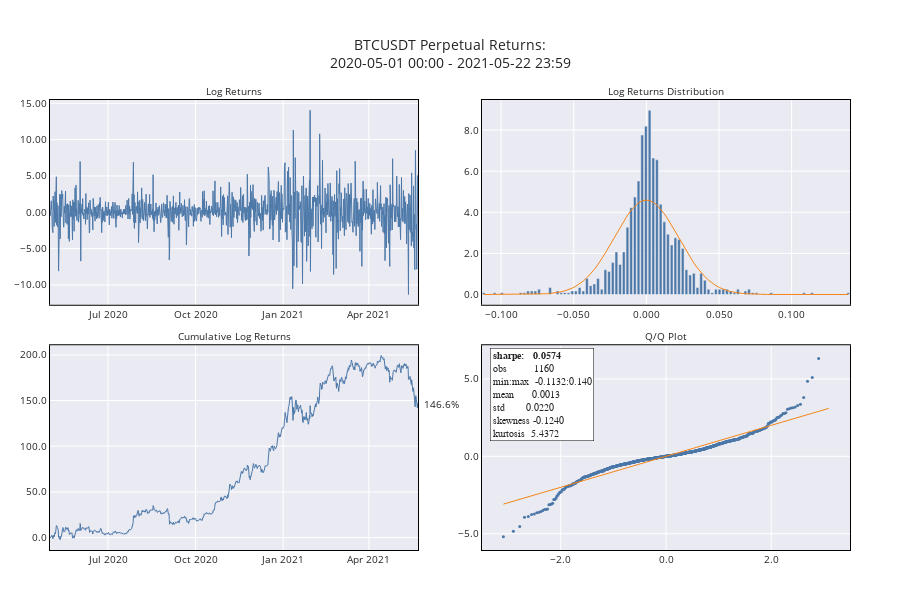

The code cell stored with this chart in its notebook:
### Code cell
fig = utils.make_returns_chart(df_perpetual, title="BTCUSDT Perpetual")
fig.show()

### Figure 1 — Plotly figure (JSON) as saved in the notebook; plotly's stock layout.template omitted (floating-point values rounded to 4 significant figures; data arrays with more than 128 entries replaced by an {"elided": "..."} marker saying what was removed)
{"data": [{"line": {"color": "#4C78A8", "width": 1}, "name": "return", "type": "scatter", "x": {"elided": "1161 str values"}, "xaxis": "x", "y": {"elided": "1161 float values"}, "yaxis": "y"}, {"line": {"color": "#4C78A8", "width": 1}, "name": "cum. return", "type": "scatter", "x": {"elided": "1161 str values"}, "xaxis": "x3", "y": {"elided": "1161 float values"}, "yaxis": "y3"}, {"marker": {"color": "#4C78A8"}, "name": "pct. of returns", "type": "bar", "x": [-0.112, -0.1095, -0.107, -0.1045, -0.102, -0.0995, -0.09675, -0.0942, -0.09165, -0.0891, -0.08655, -0.08405, -0.0815, -0.07895, -0.07645, -0.0739, -0.07135, -0.06885, -0.0663, -0.06375, -0.0612, -0.05865, -0.05615, -0.0536, -0.05105, -0.04855, -0.046, -0.04345, -0.04095, -0.0384, -0.03585, -0.0333, -0.03075, -0.02825, -0.0257, -0.02315, -0.02065, -0.0181, -0.01555, -0.01305, -0.01051, -0.007955, -0.00542, -0.00288, -0.000344, 0.002191, 0.004725, 0.00726, 0.009815, 0.01235, 0.01485, 0.0174, 0.01995, 0.02245, 0.025, 0.02755, 0.0301, 0.03265, 0.03515, 0.0377, 0.04025, 0.04275, 0.0453, 0.04785, 0.05035, 0.0529, 0.05545, 0.058, 0.06055, 0.06305, 0.0656, 0.06815, 0.07065, 0.0732, 0.07575, 0.07825, 0.0808, 0.08335, 0.0859, 0.08845, 0.09095, 0.0935, 0.09605, 0.09855, 0.1009, 0.1035, 0.106, 0.1085, 0.1115, 0.114, 0.1165, 0.119, 0.1215, 0.124, 0.1265, 0.129, 0.1315, 0.134, 0.1365, 0.139], "xaxis": "x2", "y": [0.08621, 0, 0, 0.08621, 0, 0.08621, 0, 0, 0, 0, 0.08621, 0.08621, 0.1724, 0.1724, 0.1724, 0.2586, 0, 0, 0.3448, 0, 0.1724, 0.08621, 0.08621, 0.08621, 0.1724, 0.1724, 0.3448, 0.1724, 0.7759, 0.431, 0.5172, 0.7759, 0.2586, 1.207, 1.121, 1.552, 2.069, 1.466, 2.069, 3.276, 4.224, 4.741, 5.517, 7.759, 8.19, 8.966, 6.638, 6.552, 4.397, 3.534, 2.931, 2.414, 2.759, 2.672, 2.241, 1.207, 0.9483, 1.034, 0.3448, 1.034, 0.6897, 0.2586, 0.08621, 0.2586, 0.2586, 0.2586, 0.2586, 0.1724, 0.08621, 0.2586, 0, 0.1724, 0.2586, 0.08621, 0.08621, 0, 0, 0, 0.08621, 0, 0, 0, 0, 0, 0, 0, 0, 0.08621, 0, 0.08621, 0, 0, 0, 0, 0, 0, 0, 0, 0, 0.08621], "yaxis": "y2"}, {"line": {"color": "#F58518", "width": 1}, "name": "normal", "type": "scatter", "x": [-0.112, -0.1095, -0.107, -0.1045, -0.102, -0.0995, -0.09675, -0.0942, -0.09165, -0.0891, -0.08655, -0.08405, -0.0815, -0.07895, -0.07645, -0.0739, -0.07135, -0.06885, -0.0663, -0.06375, -0.0612, -0.05865, -0.05615, -0.0536, -0.05105, -0.04855, -0.046, -0.04345, -0.04095, -0.0384, -0.03585, -0.0333, -0.03075, -0.02825, -0.0257, -0.02315, -0.02065, -0.0181, -0.01555, -0.01305, -0.01051, -0.007955, -0.00542, -0.00288, -0.000344, 0.002191, 0.004725, 0.00726, 0.009815, 0.01235, 0.01485, 0.0174, 0.01995, 0.02245, 0.025, 0.02755, 0.0301, 0.03265, 0.03515, 0.0377, 0.04025, 0.04275, 0.0453, 0.04785, 0.05035, 0.0529, 0.05545, 0.058, 0.06055, 0.06305, 0.0656, 0.06815, 0.07065, 0.0732, 0.07575, 0.07825, 0.0808, 0.08335, 0.0859, 0.08845, 0.09095, 0.0935, 0.09605, 0.09855, 0.1009, 0.1035, 0.106, 0.1085, 0.1115, 0.114, 0.1165, 0.119, 0.1215, 0.124, 0.1265, 0.129, 0.1315, 0.134, 0.1365, 0.139], "xaxis": "x2", "y": [1.055e-05, 2.092e-05, 3.268e-05, 6.284e-05, 9.618e-05, 0.0001793, 0.0002971, 0.0004954, 0.0007994, 0.001297, 0.002039, 0.003165, 0.00493, 0.007453, 0.01112, 0.01664, 0.02418, 0.0347, 0.04983, 0.06966, 0.09734, 0.1325, 0.1781, 0.239, 0.3129, 0.4044, 0.521, 0.6559, 0.8152, 1.008, 1.221, 1.469, 1.732, 2.017, 2.33, 2.642, 2.958, 3.281, 3.578, 3.852, 4.101, 4.303, 4.456, 4.554, 4.592, 4.57, 4.488, 4.349, 4.157, 3.926, 3.661, 3.358, 3.049, 2.734, 2.408, 2.103, 1.802, 1.533, 1.287, 1.059, 0.8664, 0.6997, 0.5526, 0.4347, 0.3376, 0.256, 0.1937, 0.1429, 0.1053, 0.0766, 0.05427, 0.03845, 0.0269, 0.01829, 0.01247, 0.008384, 0.005476, 0.003588, 0.00228, 0.001455, 0.0009167, 0.0005593, 0.0003432, 0.0002079, 0.0001324, 7.036e-05, 4.57e-05, 2.355e-05, 1.192e-05, 7.488e-06, 3.673e-06, 2.261e-06, 1.075e-06, 6.484e-07, 2.99e-07, 1.766e-07, 7.897e-08, 4.57e-08, 1.981e-08, 1.123e-08], "yaxis": "y2"}, {"marker": {"color": "#4C78A8", "size": 3}, "mode": "markers", "name": "return norm.", "type": "scatter", "x": {"elided": "1161 float values"}, "xaxis": "x4", "y": {"elided": "1161 float values"}, "yaxis": "y4"}, {"line": {"color": "#F58518", "width": 1}, "name": "norm.", "type": "scatter", "x": {"elided": "1161 float values"}, "xaxis": "x4", "y": {"elided": "1161 float values"}, "yaxis": "y4"}], "layout": {"annotations": [{"font": {"size": 10}, "showarrow": false, "text": "Log Returns", "x": 0.23, "xanchor": "center", "xref": "paper", "y": 1, "yanchor": "bottom", "yref": "paper"}, {"font": {"size": 10}, "showarrow": false, "text": "Log Returns Distribution", "x": 0.77, "xanchor": "center", "xref": "paper", "y": 1, "yanchor": "bottom", "yref": "paper"}, {"font": {"size": 10}, "showarrow": false, "text": "Cumulative Log Returns", "x": 0.23, "xanchor": "center", "xref": "paper", "y": 0.455, "yanchor": "bottom", "yref": "paper"}, {"font": {"size": 10}, "showarrow": false, "text": "Q/Q Plot", "x": 0.77, "xanchor": "center", "xref": "paper", "y": 0.455, "yanchor": "bottom", "yref": "paper"}, {"align": "left", "font": {"size": 10}, "showarrow": false, "text": "146.6%", "x": 0.465, "xanchor": "left", "xref": "paper", "y": 146.6, "yref": "y3"}, {"align": "left", "bgcolor": "white", "bordercolor": "black", "borderpad": 2, "borderwidth": 0.5, "font": {"family": "Courier New, monospace", "size": 10}, "showarrow": false, "text": "<b>sharpe:   0.0574</b><br>obs         1160<br>min:max  -0.1132:0.140<br>mean      0.0013<br>std       0.0220<br>skewness -0.1240<br>kurtosis  5.4372", "x": 0.55, "xanchor": "left", "xref": "paper", "y": 0.45, "yanchor": "top", "yref": "paper"}], "font": {"size": 10}, "height": 600, "margin": {"b": 50, "l": 50, "r": 50, "t": 100}, "showlegend": false, "title": {"text": "BTCUSDT Perpetual Returns:<br>2020-05-01 00:00 - 2021-05-22 23:59"}, "xaxis": {"anchor": "y", "domain": [0, 0.46], "linecolor": "black", "linewidth": 1, "mirror": true, "showline": true}, "xaxis2": {"anchor": "y2", "domain": [0.54, 1], "linecolor": "black", "linewidth": 1, "mirror": true, "showline": true, "tickformat": "0.3f"}, "xaxis3": {"anchor": "y3", "domain": [0, 0.46], "linecolor": "black", "linewidth": 1, "mirror": true, "showline": true}, "xaxis4": {"anchor": "y4", "domain": [0.54, 1], "linecolor": "black", "linewidth": 1, "mirror": true, "showline": true, "tickformat": "0.1f"}, "yaxis": {"anchor": "x", "domain": [0.545, 1], "linecolor": "black", "linewidth": 1, "mirror": true, "showline": true, "tickformat": "0.2f"}, "yaxis2": {"anchor": "x2", "domain": [0.545, 1], "linecolor": "black", "linewidth": 1, "mirror": true, "showline": true, "tickformat": "0.1f"}, "yaxis3": {"anchor": "x3", "domain": [0, 0.455], "linecolor": "black", "linewidth": 1, "mirror": true, "showline": true, "tickformat": "0.1f"}, "yaxis4": {"anchor": "x4", "domain": [0, 0.455], "linecolor": "black", "linewidth": 1, "mirror": true, "showline": true, "tickformat": "0.1f"}}}
